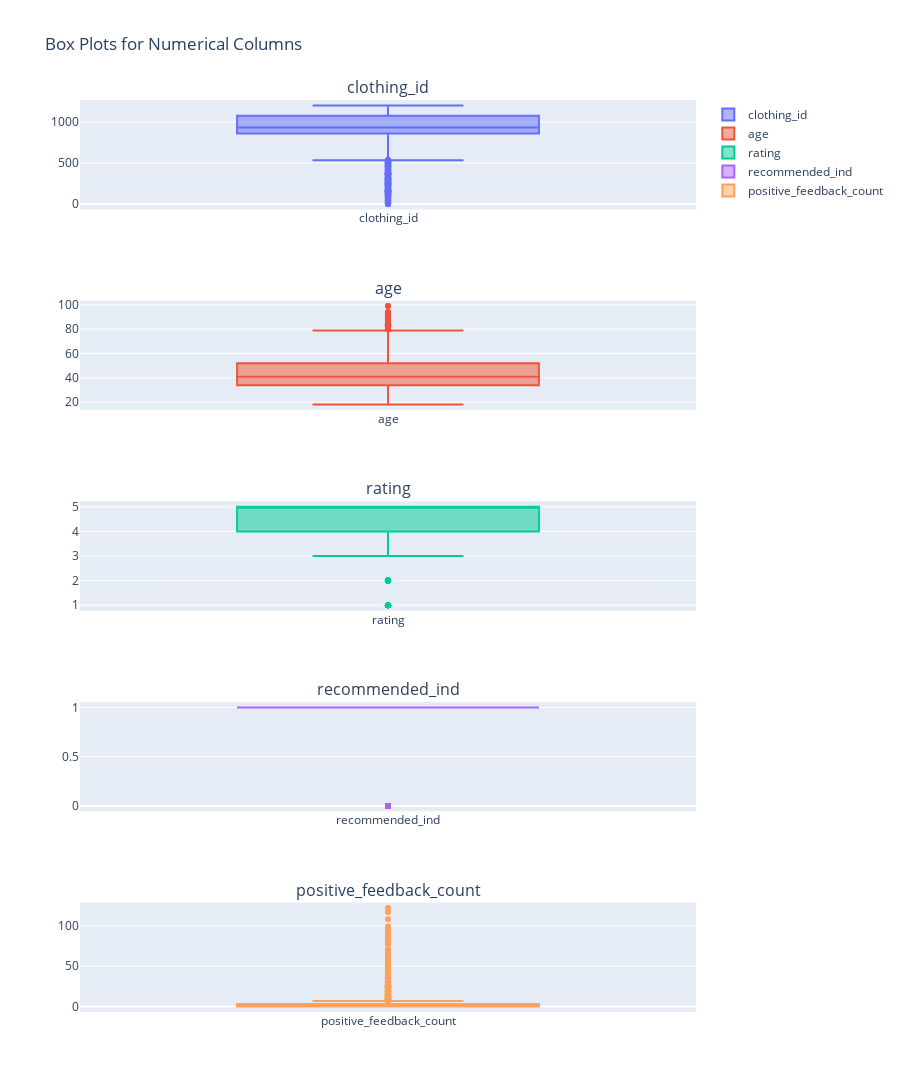

Here is the notebook cell this chart was saved with:
### Markdown cell above
# Data Analysis

### Code cell
import plotly.graph_objects as go
from plotly.subplots import make_subplots

num_cols = len(numerical_cols)

fig = make_subplots(rows=num_cols, cols=1, subplot_titles=numerical_cols)

for i, col in enumerate(numerical_cols, start=1):
    fig.add_trace(
        go.Box(y=df[col], name=col),
        row=i, col=1
    )

fig.update_layout(height=300*num_cols, title_text="Box Plots for Numerical Columns")
fig.show()

### Figure 1 — Plotly figure (JSON) as saved in the notebook; plotly's stock layout.template omitted (floating-point values rounded to 4 significant figures; data arrays with more than 128 entries replaced by an {"elided": "..."} marker saying what was removed)
{"data": [{"name": "clothing_id", "type": "box", "xaxis": "x", "y": {"elided": "23451 int values"}, "yaxis": "y"}, {"name": "age", "type": "box", "xaxis": "x2", "y": {"elided": "23451 int values"}, "yaxis": "y2"}, {"name": "rating", "type": "box", "xaxis": "x3", "y": {"elided": "23451 int values"}, "yaxis": "y3"}, {"name": "recommended_ind", "type": "box", "xaxis": "x4", "y": {"elided": "23451 int values"}, "yaxis": "y4"}, {"name": "positive_feedback_count", "type": "box", "xaxis": "x5", "y": {"elided": "23451 int values"}, "yaxis": "y5"}], "layout": {"annotations": [{"font": {"size": 16}, "showarrow": false, "text": "clothing_id", "x": 0.5, "xanchor": "center", "xref": "paper", "y": 1, "yanchor": "bottom", "yref": "paper"}, {"font": {"size": 16}, "showarrow": false, "text": "age", "x": 0.5, "xanchor": "center", "xref": "paper", "y": 0.78, "yanchor": "bottom", "yref": "paper"}, {"font": {"size": 16}, "showarrow": false, "text": "rating", "x": 0.5, "xanchor": "center", "xref": "paper", "y": 0.56, "yanchor": "bottom", "yref": "paper"}, {"font": {"size": 16}, "showarrow": false, "text": "recommended_ind", "x": 0.5, "xanchor": "center", "xref": "paper", "y": 0.34, "yanchor": "bottom", "yref": "paper"}, {"font": {"size": 16}, "showarrow": false, "text": "positive_feedback_count", "x": 0.5, "xanchor": "center", "xref": "paper", "y": 0.12, "yanchor": "bottom", "yref": "paper"}], "height": 1500, "title": {"text": "Box Plots for Numerical Columns"}, "xaxis": {"anchor": "y", "domain": [0, 1]}, "xaxis2": {"anchor": "y2", "domain": [0, 1]}, "xaxis3": {"anchor": "y3", "domain": [0, 1]}, "xaxis4": {"anchor": "y4", "domain": [0, 1]}, "xaxis5": {"anchor": "y5", "domain": [0, 1]}, "yaxis": {"anchor": "x", "domain": [0.88, 1]}, "yaxis2": {"anchor": "x2", "domain": [0.66, 0.78]}, "yaxis3": {"anchor": "x3", "domain": [0.44, 0.56]}, "yaxis4": {"anchor": "x4", "domain": [0.22, 0.34]}, "yaxis5": {"anchor": "x5", "domain": [0, 0.12]}}}
